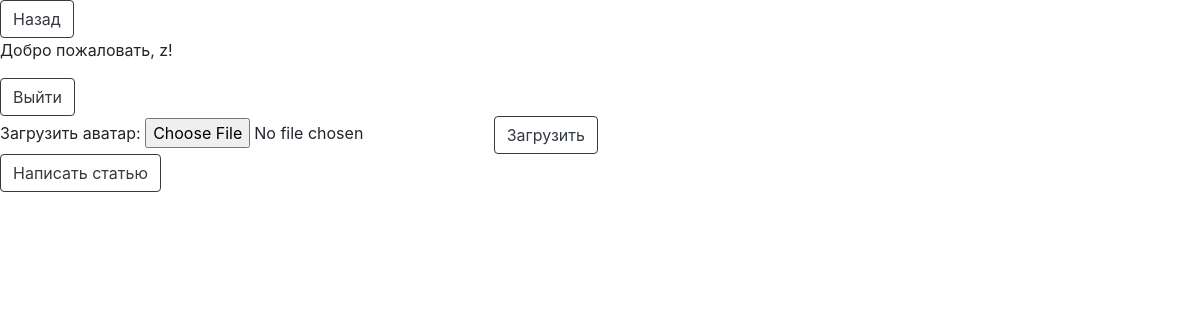
Before: /your_profile (signed in) with the older database file.
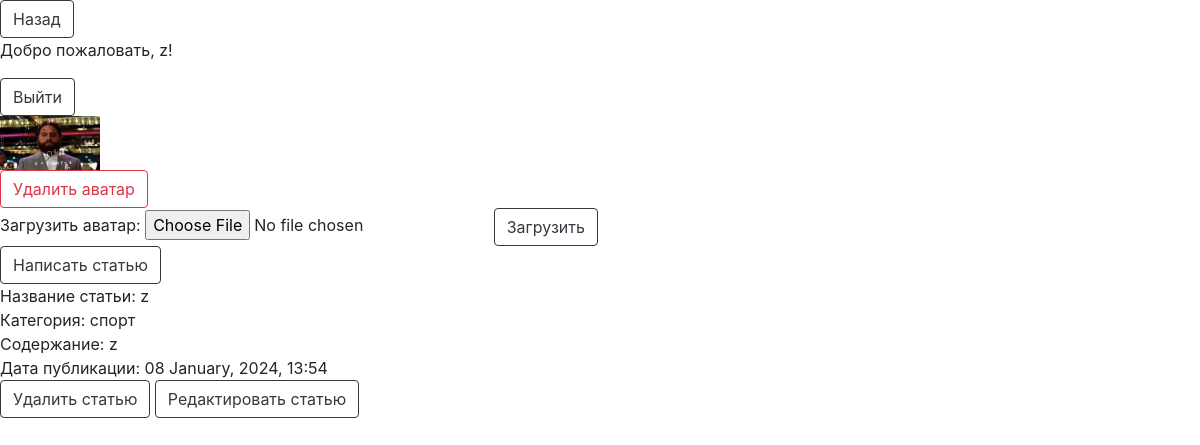
After: the same page with the newer database file.
### models.py (models this page shows)
class Base(DeclarativeBase):
    id: Mapped[int_pk]
    created_at: Mapped[datetime] = Column(DateTime, default=utcnow)

class User(Base, UserMixin):
    __tablename__ = 'users'
    username: Mapped[str]
    avatar: Mapped[Optional[str]] = Column(String)
    email: Mapped[str]
    password: Mapped[str]
    articles: Mapped[list['Article']] = relationship(
        back_populates='user',
        cascade='all'
    )

class Article(Base):
    __tablename__ = 'articles'
    name_of_article: Mapped[str]
    category: Mapped[str]
    text_of_article: Mapped[str]
    user_id: Mapped[int] = mapped_column(ForeignKey('users.id'))
    user: Mapped['User'] = relationship(back_populates='articles')
    images: Mapped[list['Image']] = relationship(
        back_populates='article',
        cascade='all'
    )

### app.py (the view)
@app.route('/your_profile')
def your_profile_page():
    if current_user.is_authenticated:
        session = SessionFactory()
        current_user_id = current_user.id
        your_articles = session.query(Article).filter_by(user_id=current_user_id).order_by(desc(Article.created_at)).all()
        return render_template('forum/your_profile.html', articles=your_articles)
    return render_template('forum/your_profile.html')

### app.py (called while the page is built)
@login_manager.user_loader
def load_user(id):
    session = SessionFactory()
    return session.query(User).get(int(id))

### templates/forum/your_profile.html (shortened to what this page needs)
<!DOCTYPE html>
<html lang="en">
<head>
    <link rel="stylesheet" href="https://stackpath.bootstrapcdn.com/bootstrap/4.3.1/css/bootstrap.min.css">
</head>
<body>
<button onclick="window.location.href='{{ url_for('main_page') }}';" type="button" class="btn btn-outline-dark">Назад</button>
{% if current_user.is_authenticated %}
   <p>Добро пожаловать, {{ current_user.username }}!</p>
    <button onclick="window.location.href='{{ url_for('logout_page') }}';" type="button" class="btn btn-outline-dark">Выйти</button>
    <br>
    {% if current_user.avatar %}
        <img src="{{ url_for('static', filename=current_user.avatar) }}" alt="Avatar" style="max-width: 100px; max-height: 100px;">
        <form action="{{ url_for('delete_avatar_page') }}" method="post">
            <button type="submit" class="btn btn-outline-danger">Удалить аватар</button>
        </form>
    {% endif %}
    <form action="{{ url_for('upload_avatar_page') }}" method="post" enctype="multipart/form-data">
        <label for="avatar">Загрузить аватар:</label>
        <input type="file" name="avatar" accept=".jpg, .jpeg, .png">
        <button type="submit" class="btn btn-outline-dark">Загрузить</button>
    </form>
    <button onclick="window.location.href='{{ url_for('create_article_page') }}';" type="button" class="btn btn-outline-dark">Написать статью</button>
    {% for article in articles %}
        <div>Название статьи: {{ article.name_of_article }}</div>
        <duv>Категория: {{ article.category }}</duv>
        <div>Содержание: {{ article.text_of_article }}</div>
        <div>Дата публикации: {{ article.created_at.strftime('%d %B, %Y, %H:%M') }}</div>
        <button onclick="window.location.href='{{ url_for('delete_article_page', id=article.id) }}';" type="button" class="btn btn-outline-dark">Удалить статью</button>
        <button onclick="window.location.href='{{ url_for('update_article_page', id=article.id) }}';" type="button" class="btn btn-outline-dark">Редактировать статью</button>
        <br>
    {% endfor %}
{% else %}
   <p>Извините, я вас не знаю.</p>
    <button onclick="window.location.href='{{ url_for('register_page') }}';" type="button" class="btn btn-outline-dark">Регистрация</button>
    <button onclick="window.location.href='{{ url_for('login_page') }}';" type="button" class="btn btn-outline-dark">Войти</button>
{% endif %}
</body>
</html>

Changed rows visible on the page:
changed User: avatar: picture added; avatar empty → "avatars/5.jpg" (drawn)
added Article: name_of_article "z", category "спорт", text_of_article "z", created_at "08 January, 2024, 13:54"
Other visible differences:
text now shown: "Удалить аватар"
